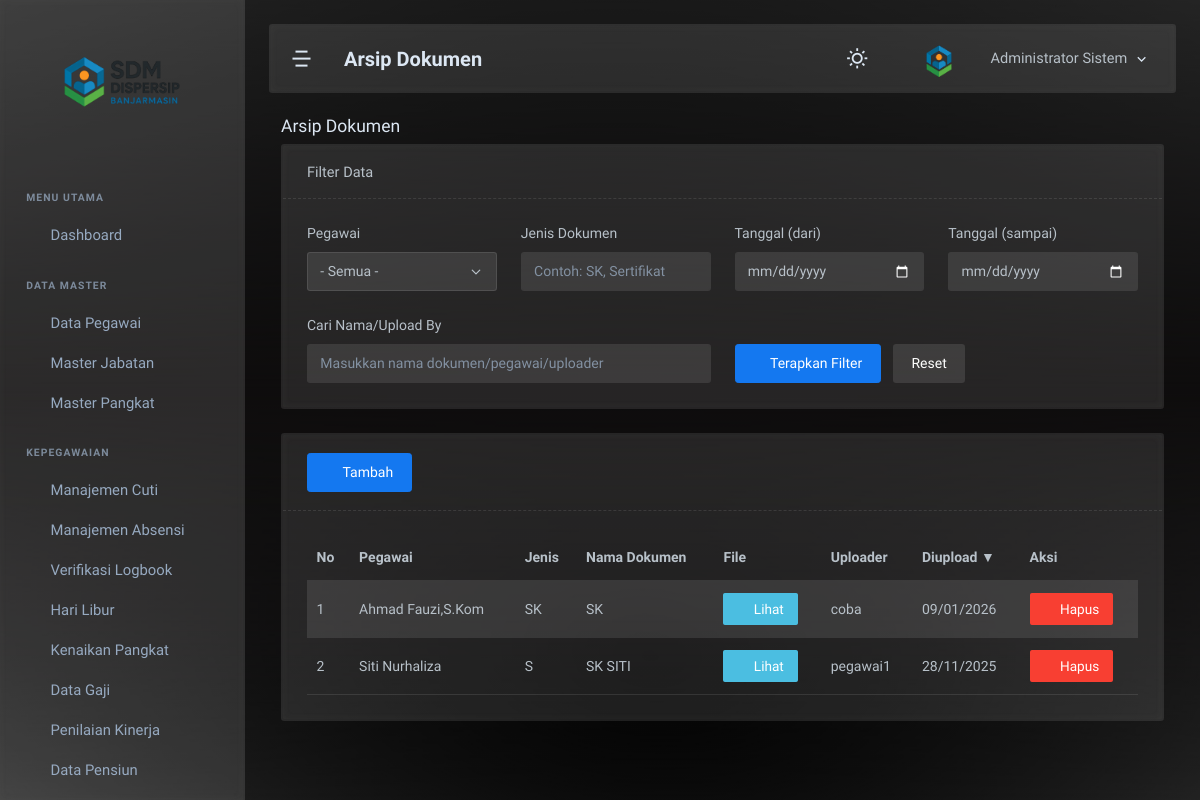
The page /admin/arsip/arsip.php (signed in) on the database its author committed.
### tables this page shows
CREATE TABLE `arsip_dokumen` (
  `dok_id` int NOT NULL,
  `pegawai_id` int NOT NULL,
  `jenis_dokumen` varchar(100) DEFAULT NULL,
  `nama_dokumen` varchar(150) NOT NULL,
  `file_path` varchar(255) NOT NULL,
  `uploaded_by` int DEFAULT NULL,
  `created_at` datetime DEFAULT CURRENT_TIMESTAMP
);

CREATE TABLE `pegawai` (
  `pegawai_id` int NOT NULL,
  `user_id` int DEFAULT NULL,
  `nik` varchar(20) NOT NULL,
  `nip` varchar(30) DEFAULT NULL,
  `nama_lengkap` varchar(150) NOT NULL,
  `jk` enum('L','P') NOT NULL,
  `tgl_lahir` date DEFAULT NULL,
  `status_kepegawaian` enum('PNS','PPPK','Honorer','Kontrak') NOT NULL,
  `jabatan_id` int DEFAULT NULL,
  `pangkat_id` int DEFAULT NULL,
  `tgl_mulai_kerja` date DEFAULT NULL,
  `alamat` text,
  `status_aktif` enum('Aktif','Pensiun','Pindah','Meninggal','Nonaktif') DEFAULT 'Aktif',
  `tmt_pensiun` date DEFAULT NULL,
  `created_at` datetime DEFAULT CURRENT_TIMESTAMP,
  `updated_at` datetime DEFAULT CURRENT_TIMESTAMP ON UPDATE CURRENT_TIMESTAMP
);

CREATE TABLE `users` (
  `user_id` int NOT NULL,
  `username` varchar(50) DEFAULT NULL,
  `password` varchar(255) NOT NULL,
  `role` enum('admin','pegawai','verifikator') NOT NULL DEFAULT 'pegawai',
  `status` enum('Aktif','Nonaktif') DEFAULT 'Aktif',
  `created_at` datetime DEFAULT CURRENT_TIMESTAMP,
  `updated_at` datetime DEFAULT CURRENT_TIMESTAMP ON UPDATE CURRENT_TIMESTAMP
);

### admin/arsip/arsip.php (the view, shortened to what this page needs)
<?php
require_once '../../config/koneksi.php';
include '../../includes/header.php';
include '../../includes/sidebar.php';
include '../../includes/navbar.php';
?>
<div class="page-container">
  <div class="page-content">
    <div class="container-xxl">
      <?php
      $allowedSort = [
        'nama_lengkap' => 'p.nama_lengkap',
        'jenis_dokumen' => 'ad.jenis_dokumen',
        'nama_dokumen' => 'ad.nama_dokumen',
        'uploaded_by' => 'u.username',
        'created_at' => 'ad.created_at'
      ];
      $sort = $_GET['sort'] ?? 'created_at';
      $order = strtolower($_GET['order'] ?? 'desc');
      $order = $order === 'asc' ? 'ASC' : 'DESC';
      $sortCol = $allowedSort[$sort] ?? $allowedSort['created_at'];
      $page = max(1, intval($_GET['page'] ?? 1));
      $perPage = 10;
      $offset = ($page - 1) * $perPage;
      $f_jenis = trim($_GET['f_jenis'] ?? '');
      $f_from = $_GET['f_from'] ?? '';
      $f_to = $_GET['f_to'] ?? '';
      $f_q = trim($_GET['f_q'] ?? '');
      ?>
      <div class="row">
        <div class="col-12">
          <div class="page-title-box">
            <h4 class="page-title">Arsip Dokumen</h4>
          </div>
        </div>
      </div>
      <div class="card mb-3">
        <div class="card-header border-bottom border-dashed d-flex align-items-center"><h5 class="card-title mb-0">Filter Data</h5></div>
        <div class="card-body">
          <form method="get" action="arsip.php" class="row g-3">
            <div class="col-md-3">
              <label class="form-label">Pegawai</label>
              <select name="f_pegawai" class="form-select">
                <option value="0">- Semua -</option>
              </select>
            </div>
            <div class="col-md-3"><label class="form-label">Jenis Dokumen</label><input type="text" name="f_jenis" value="<?php echo htmlspecialchars($f_jenis); ?>" class="form-control" placeholder="Contoh: SK, Sertifikat"></div>
            <div class="col-md-3"><label class="form-label">Tanggal (dari)</label><input type="date" name="f_from" value="<?php echo htmlspecialchars($f_from); ?>" class="form-control"></div>
            <div class="col-md-3"><label class="form-label">Tanggal (sampai)</label><input type="date" name="f_to" value="<?php echo htmlspecialchars($f_to); ?>" class="form-control"></div>
            <div class="col-md-6"><label class="form-label">Cari Nama/Upload By</label><input type="text" name="f_q" value="<?php echo htmlspecialchars($f_q); ?>" class="form-control" placeholder="Masukkan nama dokumen/pegawai/uploader"></div>
            <div class="col-md-6 d-flex align-items-end gap-2"><button type="submit" class="btn btn-primary"><i class="ti ti-filter me-1"></i>Terapkan Filter</button><a href="arsip.php" class="btn btn-light">Reset</a></div>
          </form>
        </div>
      </div>
      <?php
      $where = [];
      $whereSql = count($where) ? ('WHERE '.implode(' AND ', $where)) : '';
      ?>
      <div class="card">
        <div class="card-header border-bottom border-dashed d-flex justify-content-between align-items-center">
          <div>
            <a href="admin/arsip/tambah.php" class="btn btn-primary"><i class="ti ti-plus me-1"></i>Tambah</a>
          </div>
        </div>
        <div class="card-body">
          <div class="table-responsive-sm">
            <table class="table table-striped mb-0">
              <thead>
                <tr>
                  <th>No</th>
                  <th><a class="link-reset" href="arsip.php?sort=nama_lengkap&order=<?php echo ($sort==='nama_lengkap' && $order==='ASC')?'desc':'asc'; ?>">Pegawai</a></th>
                  <th><a class="link-reset" href="arsip.php?sort=jenis_dokumen&order=<?php echo ($sort==='jenis_dokumen' && $order==='ASC')?'desc':'asc'; ?>">Jenis</a></th>
                  <th><a class="link-reset" href="arsip.php?sort=nama_dokumen&order=<?php echo ($sort==='nama_dokumen' && $order==='ASC')?'desc':'asc'; ?>">Nama Dokumen</a></th>
                  <th>File</th>
                  <th><a class="link-reset" href="arsip.php?sort=uploaded_by&order=<?php echo ($sort==='uploaded_by' && $order==='ASC')?'desc':'asc'; ?>">Uploader</a></th>
                  <th><a class="link-reset" href="arsip.php?sort=created_at&order=<?php echo ($sort==='created_at' && $order==='ASC')?'desc':'asc'; ?>">Diupload<?php echo $sort==='created_at' ? ($order==='ASC'?' ▲':' ▼') : ''; ?></a></th>
                  <th>Aksi</th>
                </tr>
              </thead>
              <tbody>
                <?php
                $sql = "SELECT ad.*, p.nama_lengkap, u.username AS uploader
                        FROM arsip_dokumen ad
                        JOIN pegawai p ON ad.pegawai_id=p.pegawai_id
                        LEFT JOIN users u ON ad.uploaded_by=u.user_id
                        $whereSql
                        ORDER BY $sortCol $order
                        LIMIT $perPage OFFSET $offset";
                $res = mysqli_query($koneksi, $sql);
                if ($res && mysqli_num_rows($res) > 0) {
                  $no = $offset + 1;
                  while ($row = mysqli_fetch_assoc($res)) {
                    $fileUrl = !empty($row['file_path']) ? ('/sdm_dispersip/'.htmlspecialchars($row['file_path'])) : '';
                    echo '<tr>'
                      . '<td>'.($no++).'</td>'
                      . '<td>'.htmlspecialchars($row['nama_lengkap']).'</td>'
                      . '<td>'.htmlspecialchars($row['jenis_dokumen'] ?? '-').'</td>'
                      . '<td>'.htmlspecialchars($row['nama_dokumen']).'</td>'
                      . '<td>' . ($fileUrl ? ('<a href="'.$fileUrl.'" target="_blank" class="btn btn-sm btn-info"><i class="ti ti-file-text me-1"></i>Lihat</a>') : '-') . '</td>'
                      . '<td>'.htmlspecialchars($row['uploader'] ?? '-').'</td>'
                      . '<td>'.($row['created_at'] ? date('d/m/Y', strtotime($row['created_at'])) : '-').'</td>'
                      . '<td>'
                        . '<form method="post" class="d-inline" onsubmit="return confirm(\'Hapus dokumen ini?\')">'
                        . '<input type="hidden" name="dok_id" value="'.htmlspecialchars($row['dok_id']).'">'
                        . '<button type="submit" name="delete_dok" class="btn btn-sm btn-danger"><i class="ti ti-trash me-1"></i>Hapus</button>'
                        . '</form>'
                      . '</td>'
                      . '</tr>';
                  }
                } else {
                  echo '<tr><td colspan="8" class="text-center">Tidak ada data</td></tr>';
                }
                ?>
              </tbody>
            </table>
          </div>
        </div>
      </div>
    </div>
  </div>
</div>
<?php include '../../includes/footer.php'; ?>

### rows shown on the page
arsip_dokumen: pegawai.nama_lengkap "Ahmad Fauzi,S.Kom", jenis_dokumen "SK", nama_dokumen "SK", uploaded_by.username "coba", created_at "09/01/2026"
arsip_dokumen: pegawai.nama_lengkap "Siti Nurhaliza", jenis_dokumen "S", nama_dokumen "SK SITI", uploaded_by.username "pegawai1", created_at "28/11/2025"

### other values the page prints
$page_title "Arsip Dokumen"
$_SESSION['nama_lengkap'] "Administrator Sistem"
